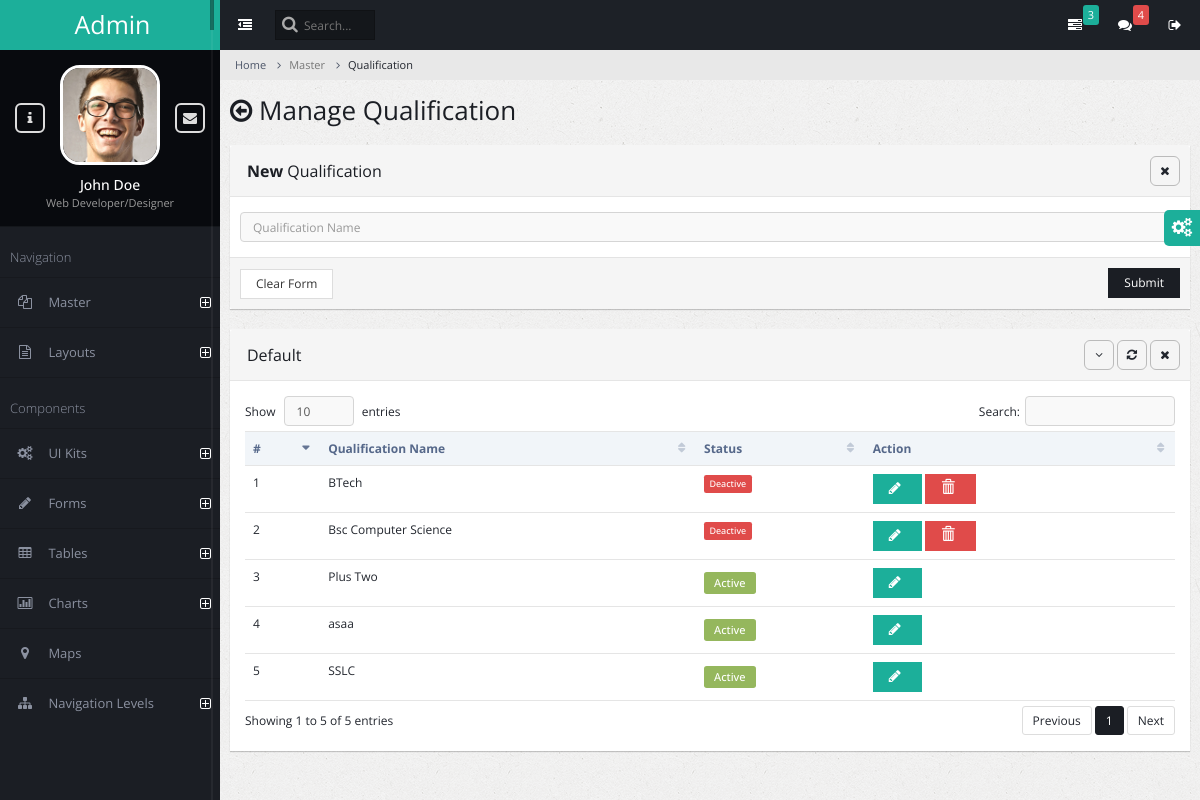
Before: /qualification/ with the older database file.
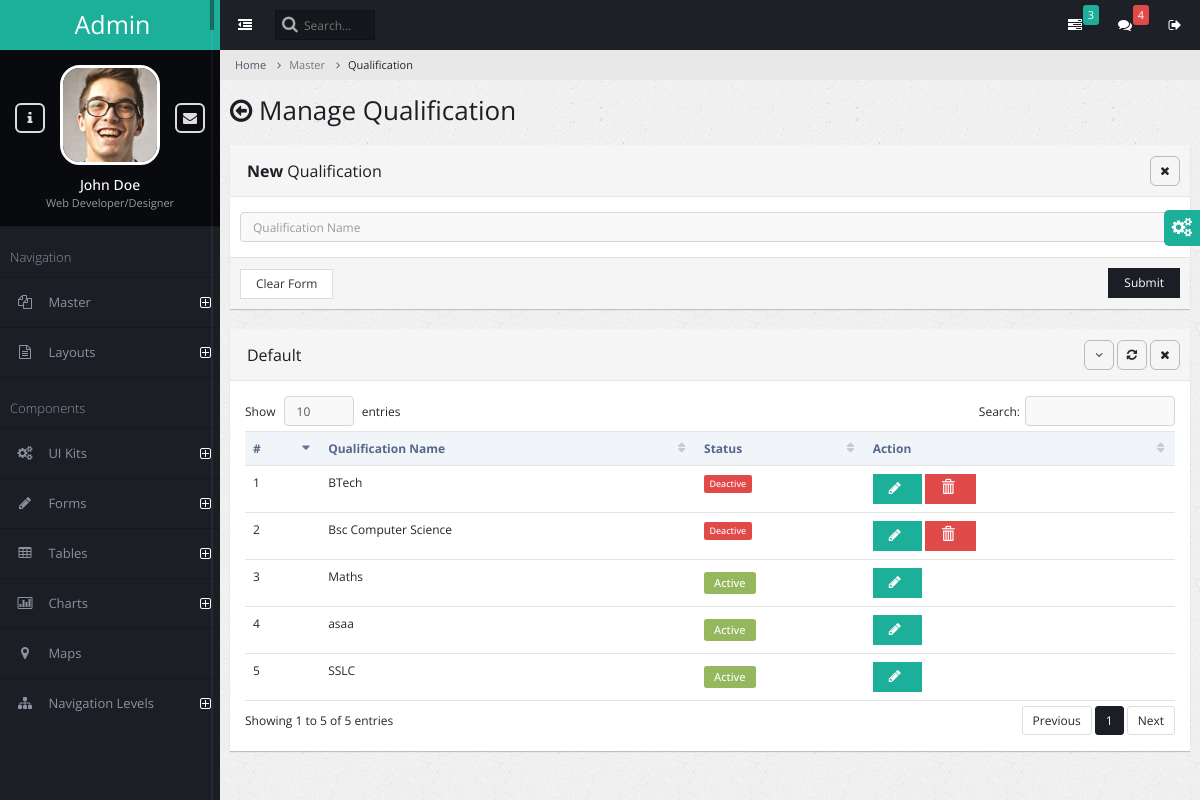
After: the same page with the newer database file.
### admin_master/models.py (models this page shows)
class AcademicQualification(models.Model):
    qualification_name = models.CharField(max_length=150)
    is_active = models.BooleanField(default=True)

### admin_master/views.py (the view, shortened to what this page needs)
# urls.py: path('qualification/', views.qualification_manage,name="qualification"),
def qualification_manage(request):
    success_message=None
    error_message = None
    academic_qualification = AcademicQualification.objects.all()
    context = {
        'errormessage': error_message,
        'successmessage': success_message,
        'academic_qualifications': academic_qualification,
    }
    return render(request, 'qualification_manage.html', context)

### admin_master/templates/qualification_manage.html (shortened to what the changed rows need)
{% extends 'admin_base.html' %}
{% block content %}
<div class="page-title">
    <h2><span class="fa fa-arrow-circle-o-left"></span> Manage Qualification</h2>
</div>
<div class="page-content-wrap">
    <div class="row">
        <div class="col-md-12">
            <div class="panel panel-default">
                <div class="panel-body">
                    <table class="table datatable">
                        <thead>
                            <tr>
                                <th>#</th>
                                <th>Qualification Name</th>
                                <th>Status</th>
                                <th>Action</th>
                            </tr>
                        </thead>
                        <tbody>
                            {% for academic_qualification in academic_qualifications %}
                            <tr id="{{academic_qualification.id}}">
                                <td>{{ forloop.counter }}</td>
                                <td>{{ academic_qualification.qualification_name }}</td>
                                <td>
                                    {% if academic_qualification.is_active %}
                                    <span class="label label-success label-form">Active</span>
                                    {% else %}
                                    <span class="label label-danger ">Deactive</span>
                                    {% endif %}
                                </td>
                                <td>
                                    <button class="btn btn-info" onclick="edit_pop_qualification({{academic_qualification.id}})">
                                        <span id ="spinner{{academic_qualification.id}}" class="fa fa-pencil"></span>
                                    </button>
                                </td>
                            </tr>
                            {% endfor %}
                        </tbody>
                    </table>
                </div>
            </div>
        </div>
    </div>
</div>
{% endblock %}

Changed rows visible on the page:
changed AcademicQualification: qualification_name "Plus Two" → "Maths"
